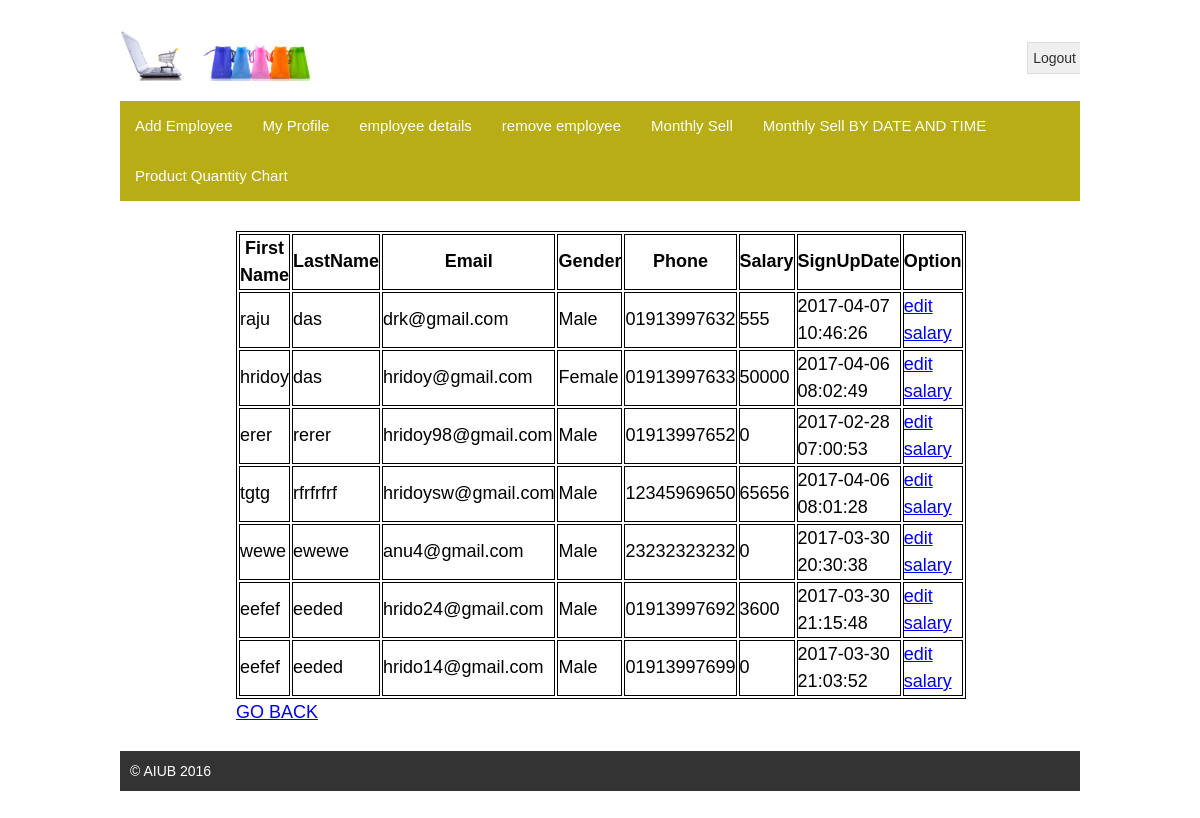
Screenshot of /sp1_3/admin.php (signed in) with the database file from the repository.
### tables this page shows
CREATE TABLE `users` (
  `id` int(6) UNSIGNED NOT NULL,
  `firstName` varchar(100) NOT NULL,
  `lastName` varchar(100) NOT NULL,
  `email` varchar(100) NOT NULL,
  `password` varchar(255) NOT NULL,
  `birthday` date NOT NULL,
  `gender` varchar(20) NOT NULL,
  `phone` varchar(30) NOT NULL,
  `role` tinyint(1) NOT NULL DEFAULT '0',
  `salary` int(24) NOT NULL,
  `signup_date` timestamp NOT NULL DEFAULT CURRENT_TIMESTAMP ON UPDATE CURRENT_TIMESTAMP
);

### sp1_3/admin.php (the view, shortened to what this page needs)
<!DOCTYPE html>
<html>
<head>
	<link rel="stylesheet" type="text/css" href="style.css">
</head>
				<body>
	<div class="signup">
		<?php require 'template/header1.php'; ?>
		<?php require 'template/menu1.php'; ?>
<div class="maincontent">
			<div class="content">
<?php
	$conn = mysqli_connect("localhost", "root", "","sp1");
$sq2 = "SELECT * FROM users";
$result = mysqli_query($conn, $sq2)or die(mysqli_error());
if (mysqli_num_rows($result) > 0) {
	?>
	<table>
  <tr>
    <th>First Name</th>
    <th>LastName</th>
	<th>Email</th>
	<th>Gender</th>
	<th>Phone</th>
	<th>Salary</th>
	<th>SignUpDate</th>
	<th>Option</td>
	</tr>
	<?php
    while($row = mysqli_fetch_assoc($result)) {
		if($row["role"]==2){?>
	<tr>
	 <td><?php echo $row["firstName"]; ?> </td>
   <td><?php echo $row["lastName"];?> </td>
 <td><?php echo $row["email"];?> </td>
  <td><?php if($row["gender"]==1){
				echo "Male";
				}
				else{
				echo "Female";
				}?> </td>
		 <td><?php echo $row["phone"];?> </td>
 <td><?php echo $row["salary"];?> </td>
  <td><?php echo $row["signup_date"];?> </td>
  <td><a href="sal2.php?emp_id=<?php echo $row["id"] ?>">edit salary</a></td>
  </tr>
<?php
	   }
}
}
?>
</table>
<a href="profile.php">GO BACK</a>
</div>
</div>
		<div class="footer">
			<p>&copy; AIUB 2016</p>
		</div>
	</div>
</body>
</html>

### sp1_3/template/header1.php (shortened to what this page needs)
<!DOCTYPE html>
<html>
<head>
</head>
<body>
<div class="header">
<div class="logo">
		<img src="images/logo.jpg"/>
	</div>
<div class="login">
<div class="relative">
			<?php if (isset($_SESSION['userId'])) { ?>
	 <a  href="logout.php">Logout</a>
			<?php } else {?>
	<a href="login.php">Sign In</a>
    <a href="signup.php">Sign Up</a>
			<?php } ?>
	</div>
	</div>
	</div>
</body>
</html>

### sp1_3/template/menu1.php
<?php if ( isset($_SESSION['userId']) && isset($_SESSION['admin']) && $_SESSION['admin'] == true ) { ?>
	<div class="adminMenu">
		<ul>
			<li><a href="emp1.php">Add Employee</a></li>
			<li><a href="profile.php">My Profile</a></li>
			<li><a href="admin.php">employee details</a></li>
			<li><a href="admin2.php">remove employee</a></li>
			<li><a href="tran.php">Monthly Sell</a></li>
		    <li><a href="sell.php">Monthly Sell BY DATE AND TIME</a></li>
		<li><a href="piechart.php">Product Quantity Chart</a></li>
		</ul>
	</div>
<?php } ?>

### sp1_3/style.css (style rules this page uses)
* { margin: 0;padding: 0 }
body { font-family: arial; font-size: 14px; line-height: 20px; color: #000; }
.header { display: inline-block; width: 100%; }
.header>div { float: left; }
.logo { margin: 0 0 10px 0; width: 25%; text-align: left; }
.logo img { width: 80%; }
.login { margin-top:18px; text-align: right; width: 20%; }
.login a { border: 1px solid #ddd; padding: 7px 5px; background: #efefef; color: #303030; text-decoration: none; }
.signup { width:960px; margin: 30px auto; display: block; overflow: hidden; }
.adminMenu { background:#B8AD14; overflow: hidden; }
.adminMenu ul { margin-bottom:0px; padding: 0; list-style: none; }
.adminMenu ul li { float: left; color: }
.adminMenu ul li a { display: block; color: #fff; padding: 15px 15px; text-decoration: none; font-size: 15px; }
.maincontent { overflow: hidden; margin-top: 30px; }
.content { float: right; width: 700px; margin-right:15%; line-height: 1.5; font-size:18px; }
.footer { background:#333; color: #fff; margin-top: 25px; padding: 10px; }

### sp1_3/admin.php (style rules this page uses)
table, th, td { border: 1px solid black; }

### sp1_3/template/header1.php (style rules this page uses)
div.relative { position: relative; left: 530px; }

### rows the page displays
users: firstName "raju", lastName "das", email "drk@gmail.com", gender "Male", phone "01913997632", salary "555", signup_date "2017-04-07 10:46:26"
users: firstName "hridoy", lastName "das", email "hridoy@gmail.com", gender "Female", phone "01913997633", salary "50000", signup_date "2017-04-06 08:02:49"
users: firstName "erer", lastName "rerer", email "hridoy98@gmail.com", gender "Male", phone "01913997652", salary "0", signup_date "2017-02-28 07:00:53"
users: firstName "tgtg", lastName "rfrfrfrf", email "hridoysw@gmail.com", gender "Male", phone "12345969650", salary "65656", signup_date "2017-04-06 08:01:28"
users: firstName "wewe", lastName "ewewe", email "anu4@gmail.com", gender "Male", phone "23232323232", salary "0", signup_date "2017-03-30 20:30:38"
users: firstName "eefef", lastName "eeded", email "hrido24@gmail.com", gender "Male", phone "01913997692", salary "3600", signup_date "2017-03-30 21:15:48"
users: firstName "eefef", lastName "eeded", email "hrido14@gmail.com", gender "Male", phone "01913997699", salary "0", signup_date "2017-03-30 21:03:52"
